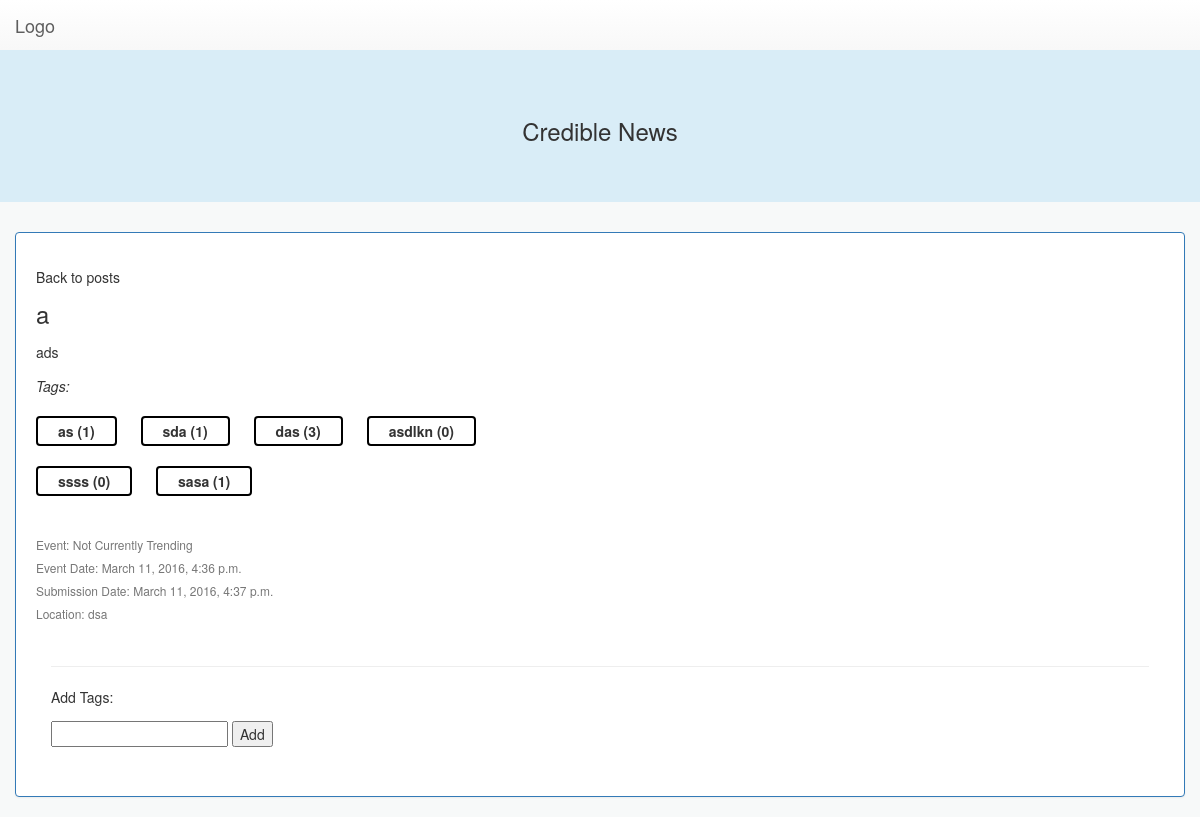
The page /posts/4 on the database its author committed.
### posts/models.py (models this page shows, shortened)
class Post(models.Model):
    title = models.CharField(max_length=140)
    event_date = models.DateTimeField(default=datetime.datetime.now)
    sub_date = models.DateTimeField(default=datetime.datetime.now)
    location = models.CharField(max_length=140)
    text = models.TextField()
    VIDEO = 'VP' # Video Post
    PHOTO = 'PP' # Single photo
    POST_TYPE_CHOICES = (
        ('VP', 'Video Post'),
        ('PP', 'Photo Post'),
    )
    post_type = models.CharField(max_length=2, choices=POST_TYPE_CHOICES,
                                 blank=False, default='AP')
    EVENT_TYPE_CHOICES = (
        ('NA', 'Not Currently Trending'),
        ('BR', 'Baltimore Uprising'),
        ('FP', 'Ferguson Protests'),
        ('SL', 'Stand With Leah'),
    )
    event = models.CharField(max_length=2, choices=EVENT_TYPE_CHOICES,
                             blank=False, default='NA')
    url = models.URLField(null=True, blank=True)
    photo = models.ImageField(null=True, blank=True)
    def get_tags_by_post(self):
        return Tag.objects.filter(post=self)

### tags/models.py (models this page shows, shortened)
class Tag(models.Model):
    title = models.CharField(max_length=16)
    post = models.ForeignKey('posts.Post', on_delete=models.CASCADE)
    votes = models.IntegerField(blank=True, default=0)
    date = models.DateTimeField(default=datetime.datetime.now)

### posts/views.py (the view)
# urls.py: url(r'^(?P<post_id>[0-9]+)$', views.detail, name='detail'),
def detail(request, post_id):
    post = get_object_or_404(Post, id=post_id)
    tags = post.get_tags_by_post()
    context = {
        'post': post,
        'tags': tags,
        'tag_titles': json.dumps([tag.title for tag in tags]),
    }
    return render(request, 'posts/detail.html', context)

### posts/templates/posts/detail.html (shortened to what this page needs)
{% include "includes/head.html" %}
{% include "includes/header.html" %}
<main>
	<div class="container-fluid">
		<div class="panel panel-primary post-detail container">
            <p><a href="/posts">Back to posts</a></p>
            <div class="row">
                <div class="col-md-6">
                    <h3 class="no-margin-top">{{ post.title }}</h3>
                    <p>{{ post.text }}</p>
                    <div class="margin-bottom">
                        {% if tags != None %}
                        <em>Tags:</em>
                        <div id="visible-tag-list">
                            {% for tag in tags %}
                                {% if tag != None %}
                                    <div class="unvoted-tag update-tag" value="{{ tag.title }}" post-id="{{ post.id }}">{{ tag.title }}
                                        (<div class="update-tag-votes">{{ tag.votes }}</div>)
                                    </div>
                                {% endif %}
                            {% endfor %}
                        </div>
                        {% endif %}
                    </div>
                    <div class="big-margin-top">
                        <h6 class="text-muted">Event: {{ post.get_event_display }}</h6>
                        <h6 class="text-muted">Event Date: {{ post.event_date }}</h6>
                        <h6 class="text-muted">Submission Date: {{ post.sub_date }}</h6>
                        <h6 class="text-muted">Location: {{ post.location }}</h6>
                    </div>
                </div>
                <div class="col-md-6">
                </div>
            </div>
			<div class="panel-body">
                <hr/>
                <p id="new-tagger">
                    <p><span>Add Tags: </span></p>
                    <input id="new-tag-field" maxlength="16" name="title" type="text"/>
                    <button id="new-tag-button">Add</button>
                </p>
			</div>
		</div>
	</div>
</main>

### posts/static/css/main.css (style rules this page uses)
p { margin: 1em 0; }
a { color: inherit; }
.big-margin-top { margin-top: 3em; }
.post-detail { padding: 20px; }
.margin-bottom { margin-bottom: 1em; }
.no-margin-top { margin-top: 0; }

### posts/static/css/tag.css (style rules this page uses)
.update-tag { border-radius: 4px; border: 2px solid black; display: inline-block; font-weight: bolder; margin-right: 20px; margin-top: 20px; padding: 3px 20px 3px 20px; width: auto; }
.update-tag-votes { display: inline-block; }

### rows shown on the page
Post: title "a", text "ads", event "Not Currently Trending", event_date "March 11, 2016, 4:36 p.m.", sub_date "March 11, 2016, 4:37 p.m.", location "dsa"
Tag: title "as", votes "1"
Tag: title "sda", votes "1"
Tag: title "das", votes "3"
Tag: title "asdlkn", votes "0"
Tag: title "ssss", votes "0"
Tag: title "sasa", votes "1"
